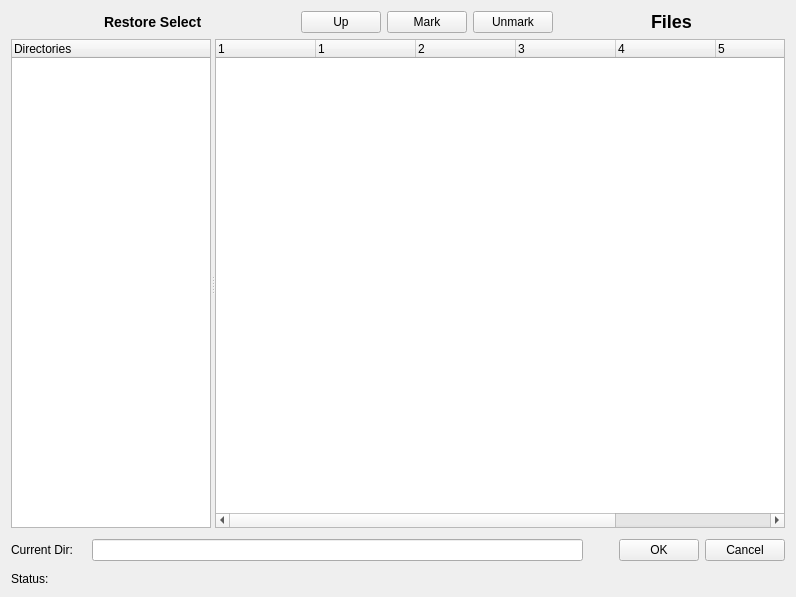
<ui version="4.0" >
 <class>restoreForm</class>
 <widget class="QWidget" name="restoreForm" >
  <property name="geometry" >
   <rect>
    <x>0</x>
    <y>0</y>
    <width>796</width>
    <height>597</height>
   </rect>
  </property>
  <property name="windowTitle" >
   <string>Form</string>
  </property>
  <layout class="QGridLayout" >
   <item row="0" column="0" >
    <spacer>
     <property name="orientation" >
      <enum>Qt::Horizontal</enum>
     </property>
     <property name="sizeType" >
      <enum>QSizePolicy::Expanding</enum>
     </property>
     <property name="sizeHint" >
      <size>
       <width>81</width>
       <height>20</height>
      </size>
     </property>
    </spacer>
   </item>
   <item row="0" column="1" >
    <widget class="QLabel" name="label_5" >
     <property name="maximumSize" >
      <size>
       <width>16777215</width>
       <height>41</height>
      </size>
     </property>
     <property name="text" >
      <string>&lt;h3>Restore Select&lt;/h3></string>
     </property>
    </widget>
   </item>
   <item row="0" column="2" >
    <spacer>
     <property name="orientation" >
      <enum>Qt::Horizontal</enum>
     </property>
     <property name="sizeType" >
      <enum>QSizePolicy::Expanding</enum>
     </property>
     <property name="sizeHint" >
      <size>
       <width>51</width>
       <height>21</height>
      </size>
     </property>
    </spacer>
   </item>
   <item row="0" column="3" >
    <widget class="QPushButton" name="upButton" >
     <property name="sizePolicy" >
      <sizepolicy vsizetype="Fixed" hsizetype="Fixed" >
       <horstretch>0</horstretch>
       <verstretch>0</verstretch>
      </sizepolicy>
     </property>
     <property name="minimumSize" >
      <size>
       <width>35</width>
       <height>0</height>
      </size>
     </property>
     <property name="text" >
      <string>Up</string>
     </property>
     <property name="icon" >
      <iconset resource="../main.qrc" >:/images/up.png</iconset>
     </property>
    </widget>
   </item>
   <item row="0" column="4" >
    <widget class="QPushButton" name="markButton" >
     <property name="sizePolicy" >
      <sizepolicy vsizetype="Fixed" hsizetype="Fixed" >
       <horstretch>0</horstretch>
       <verstretch>0</verstretch>
      </sizepolicy>
     </property>
     <property name="minimumSize" >
      <size>
       <width>35</width>
       <height>0</height>
      </size>
     </property>
     <property name="text" >
      <string>Mark</string>
     </property>
     <property name="icon" >
      <iconset resource="../main.qrc" >:/images/check.png</iconset>
     </property>
    </widget>
   </item>
   <item row="0" column="5" >
    <widget class="QPushButton" name="unmarkButton" >
     <property name="sizePolicy" >
      <sizepolicy vsizetype="Fixed" hsizetype="Fixed" >
       <horstretch>0</horstretch>
       <verstretch>0</verstretch>
      </sizepolicy>
     </property>
     <property name="minimumSize" >
      <size>
       <width>50</width>
       <height>0</height>
      </size>
     </property>
     <property name="text" >
      <string>Unmark</string>
     </property>
     <property name="icon" >
      <iconset resource="../main.qrc" >:/images/unchecked.png</iconset>
     </property>
    </widget>
   </item>
   <item row="0" column="6" >
    <spacer>
     <property name="orientation" >
      <enum>Qt::Horizontal</enum>
     </property>
     <property name="sizeType" >
      <enum>QSizePolicy::Expanding</enum>
     </property>
     <property name="sizeHint" >
      <size>
       <width>81</width>
       <height>21</height>
      </size>
     </property>
    </spacer>
   </item>
   <item row="0" column="7" >
    <widget class="QLabel" name="label_2" >
     <property name="text" >
      <string>&lt;h2>Files&lt;/h2></string>
     </property>
    </widget>
   </item>
   <item row="0" column="8" >
    <spacer>
     <property name="orientation" >
      <enum>Qt::Horizontal</enum>
     </property>
     <property name="sizeHint" >
      <size>
       <width>71</width>
       <height>21</height>
      </size>
     </property>
    </spacer>
   </item>
   <item row="1" column="0" colspan="9" >
    <widget class="QSplitter" name="splitter" >
     <property name="sizePolicy" >
      <sizepolicy vsizetype="Expanding" hsizetype="Expanding" >
       <horstretch>0</horstretch>
       <verstretch>0</verstretch>
      </sizepolicy>
     </property>
     <property name="orientation" >
      <enum>Qt::Horizontal</enum>
     </property>
     <widget class="QTreeWidget" name="directoryWidget" >
      <property name="sizePolicy" >
       <sizepolicy vsizetype="Expanding" hsizetype="Fixed" >
        <horstretch>1</horstretch>
        <verstretch>1</verstretch>
       </sizepolicy>
      </property>
      <property name="minimumSize" >
       <size>
        <width>200</width>
        <height>0</height>
       </size>
      </property>
      <property name="maximumSize" >
       <size>
        <width>16777215</width>
        <height>16777215</height>
       </size>
      </property>
      <property name="sizeIncrement" >
       <size>
        <width>1</width>
        <height>0</height>
       </size>
      </property>
      <property name="baseSize" >
       <size>
        <width>50</width>
        <height>0</height>
       </size>
      </property>
      <property name="whatsThis" >
       <string>Select a Directory</string>
      </property>
      <property name="alternatingRowColors" >
       <bool>true</bool>
      </property>
      <property name="columnCount" >
       <number>1</number>
      </property>
      <column>
       <property name="text" >
        <string>Directories</string>
       </property>
      </column>
     </widget>
     <widget class="QTreeWidget" name="fileWidget" >
      <property name="sizePolicy" >
       <sizepolicy vsizetype="Expanding" hsizetype="Fixed" >
        <horstretch>144</horstretch>
        <verstretch>1</verstretch>
       </sizepolicy>
      </property>
      <property name="minimumSize" >
       <size>
        <width>400</width>
        <height>0</height>
       </size>
      </property>
      <property name="sizeIncrement" >
       <size>
        <width>0</width>
        <height>0</height>
       </size>
      </property>
      <property name="alternatingRowColors" >
       <bool>true</bool>
      </property>
      <property name="selectionMode" >
       <enum>QAbstractItemView::ExtendedSelection</enum>
      </property>
      <property name="horizontalScrollMode" >
       <enum>QAbstractItemView::ScrollPerItem</enum>
      </property>
      <property name="uniformRowHeights" >
       <bool>true</bool>
      </property>
      <property name="columnCount" >
       <number>7</number>
      </property>
      <column>
       <property name="text" >
        <string>1</string>
       </property>
      </column>
      <column>
       <property name="text" >
        <string>1</string>
       </property>
      </column>
      <column>
       <property name="text" >
        <string>2</string>
       </property>
      </column>
      <column>
       <property name="text" >
        <string>3</string>
       </property>
      </column>
      <column>
       <property name="text" >
        <string>4</string>
       </property>
      </column>
      <column>
       <property name="text" >
        <string>5</string>
       </property>
      </column>
      <column>
       <property name="text" >
        <string>6</string>
       </property>
      </column>
     </widget>
    </widget>
   </item>
   <item row="2" column="0" colspan="9" >
    <layout class="QHBoxLayout" >
     <item>
      <widget class="QLabel" name="label" >
       <property name="sizePolicy" >
        <sizepolicy vsizetype="Fixed" hsizetype="Fixed" >
         <horstretch>0</horstretch>
         <verstretch>0</verstretch>
        </sizepolicy>
       </property>
       <property name="text" >
        <string>Current Dir:</string>
       </property>
       <property name="buddy" >
        <cstring>lineEdit</cstring>
       </property>
      </widget>
     </item>
     <item>
      <widget class="QLabel" name="statusLine" >
       <property name="sizePolicy" >
        <sizepolicy vsizetype="Fixed" hsizetype="Fixed" >
         <horstretch>0</horstretch>
         <verstretch>0</verstretch>
        </sizepolicy>
       </property>
       <property name="text" >
        <string/>
       </property>
      </widget>
     </item>
     <item>
      <widget class="QLineEdit" name="lineEdit" >
       <property name="minimumSize" >
        <size>
         <width>100</width>
         <height>0</height>
        </size>
       </property>
      </widget>
     </item>
     <item>
      <spacer>
       <property name="orientation" >
        <enum>Qt::Horizontal</enum>
       </property>
       <property name="sizeType" >
        <enum>QSizePolicy::Fixed</enum>
       </property>
       <property name="sizeHint" >
        <size>
         <width>30</width>
         <height>32</height>
        </size>
       </property>
      </spacer>
     </item>
     <item>
      <widget class="QPushButton" name="okButton" >
       <property name="text" >
        <string>OK</string>
       </property>
      </widget>
     </item>
     <item>
      <widget class="QPushButton" name="cancelButton" >
       <property name="text" >
        <string>Cancel</string>
       </property>
      </widget>
     </item>
    </layout>
   </item>
   <item row="3" column="0" >
    <widget class="QLabel" name="label_4" >
     <property name="sizePolicy" >
      <sizepolicy vsizetype="Fixed" hsizetype="Fixed" >
       <horstretch>0</horstretch>
       <verstretch>0</verstretch>
      </sizepolicy>
     </property>
     <property name="text" >
      <string>Status:</string>
     </property>
    </widget>
   </item>
  </layout>
  <action name="actionMark" >
   <property name="icon" >
    <iconset resource="../main.qrc" >:/images/check.png</iconset>
   </property>
   <property name="text" >
    <string>Mark</string>
   </property>
  </action>
  <action name="actionUnMark" >
   <property name="icon" >
    <iconset resource="../main.qrc" >:/images/unchecked.png</iconset>
   </property>
   <property name="text" >
    <string>UnMark</string>
   </property>
  </action>
 </widget>
 <resources>
  <include location="../main.qrc" />
 </resources>
 <connections/>
</ui>
